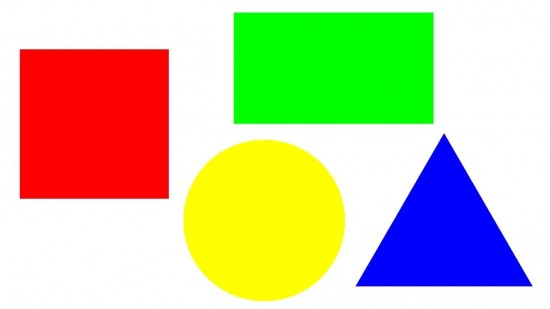
#> input picture Segmentacion de imagenes/02_Sorting_Contours/figuras.jpg, 550 x 309 px
$ jupyter execute Sorting_Contours.ipynb
#> lines starting #> are read from the running program, lines starting #| are printed output that depends on the picture; after the words box and inside, x2 and y2 are one past the last pixel; in counts of white or black regions, pixels touching at a corner belong together
<h1>Sorting Contours</h1>
Podemos ordenar los contornos de diferentes maneras.

[cell 1]
import cv2
import numpy as np
from matplotlib import pyplot as plt

[cell 2]
# Load our image
image = cv2.imread('figuras.jpg')
#> image is the input picture: shape (309, 550, 3); mean B, G, R 157, 200.8, 200.5
plt.imshow(cv2.cvtColor(image, cv2.COLOR_BGR2RGB))
plt.title('Original')

plt.show()

[cell 3]
row, col = 1, 3
fig, axs = plt.subplots(row, col, figsize=(15, 10))
fig.tight_layout()

axs[0].imshow(cv2.cvtColor(image, cv2.COLOR_BGR2RGB))
axs[0].set_title('0 - Original Image')
cv2.imwrite('original_rgb.jpg', image)


# Crear una imagen negra de las mismas dimensiones que la img que cargamos
blank_image = np.zeros((image.shape[0], image.shape[1], 3))
# Crear copia de la original
orginal_image = image
# A Rgb
rgb = cv2.cvtColor(image,cv2.COLOR_BGR2RGB)
# Canny edges(bordes)
edged = cv2.Canny(rgb, 50, 200)
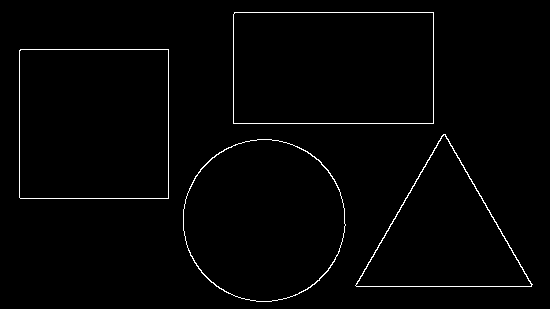
#> edged: shape (309, 550); 1.5% white in thin lines or dots, all inside (x1, y1, x2, y2) = (19, 12, 533, 302)
axs[1].imshow(cv2.cvtColor(edged, cv2.COLOR_BGR2RGB))
axs[1].set_title('1 - Canny Edges')
cv2.imwrite('original_rgb.jpg', edged)

# Encontrar contornos y hacer print de cuantos se encontraron.
contours, hierarchy = cv2.findContours(edged.copy(), cv2.RETR_EXTERNAL, cv2.CHAIN_APPROX_NONE)
#> contours = 4 contours; box (x1, y1, x2, y2) and area: (19, 49, 169, 199) 22200, (233, 12, 434, 124) 22198, (183, 139, 346, 302) 20586, (355, 134, 533, 287) 13686
print ("Número de contornos encontrados:  ", len(contours))
#| Número de contornos encontrados:   4

# Dibujar todos los contornos sobre una imagen blanca.
cv2.drawContours(image, contours, -1, (0,255,0), 3)
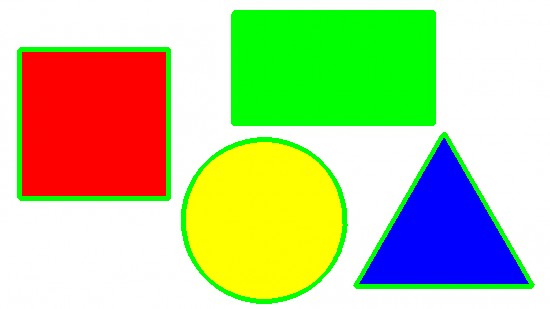
#> image: shape (309, 550, 3); 6.33% of pixels changed, all inside (x1, y1, x2, y2) = (17, 10, 535, 304)
axs[2].imshow(cv2.cvtColor(image, cv2.COLOR_BGR2RGB))
axs[2].set_title('3 - All Contours')
cv2.imwrite('original_rgb.jpg', image)

plt.show()
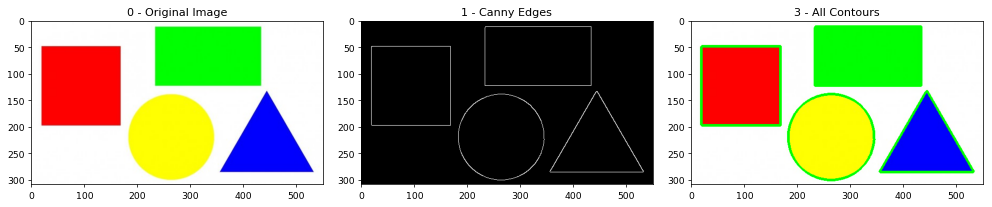
#> figure drawn by matplotlib, 3 panels

<h3>Ordenamos por area</h3>

[cell 4]
def get_contour_areas(contours):
    # Devuelve el area de todos los contornos como una lista
    all_areas = []
    for cnt in contours:
        area = cv2.contourArea(cnt)
        if area > 0.0:
            all_areas.append(area)
#> this loop made 4 passes
#> area on passes 1 to 4: 20586, 13685.5, 22200, 22198.5
#> after the loop, all_areas = [20586, 13685.5, 22200, 22198.5]
    return all_areas

[cell 5]
# Print de las areas
print ("Areas de contornos antes de ordenar")
print (get_contour_areas(contours))
#| [20586.0, 13685.5, 22200.0, 22198.5]

[cell 6]
# De grande a chico
sorted_contours = sorted(contours, key=cv2.contourArea, reverse=True)
#> sorted_contours has the same summary as contours
#sorted_contours = sorted(contours, key=cv2.contourArea, reverse=True)[:3]
print ("Areas de contornos despues de ordenar")
print (get_contour_areas(sorted_contours))
#> the loop in get_contour_areas (call 2), `for cnt in contours:` made 4 passes
#| [22200.0, 22198.5, 20586.0, 13685.5]

[cell 7]
for c in sorted_contours:
    plt.imshow(cv2.cvtColor(orginal_image, cv2.COLOR_BGR2RGB))
    plt.title('Contours by area'); plt.show()
    cv2.drawContours(orginal_image, [c], -1, (255,0,0), 3)
#> this loop made 4 passes
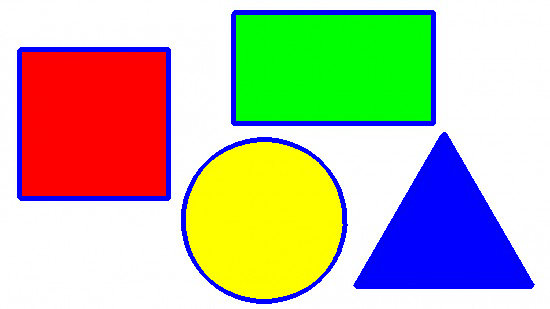
#> orginal_image: shape (309, 550, 3); 6.33% of pixels changed, all inside (x1, y1, x2, y2) = (17, 10, 535, 304)
plt.imshow(cv2.cvtColor(orginal_image, cv2.COLOR_BGR2RGB))
plt.title('Contours by area'); plt.show()

[cell 8]
orginal_image = image.copy()

[cell 9]
# Centro para cada contorno
def label_contour_center(image, c):
    # Dibuja un circulo en el centro de cada contorno(blanco)
    M = cv2.moments(c)
    cx = int(M['m10'] / M['m00'])
    cy = int(M['m01'] / M['m00'])
    # Draw the countour number on the image
    cv2.circle(image,(cx,cy), 4, (0,0,0), -1)

[cell 10]
# Computer Center of Mass or centroids and draw them on our image
for (i, c) in enumerate(contours):
    label_contour_center(image, c)
#> this loop made 4 passes
#> (cx in label_contour_center, cy in label_contour_center) on passes 1 to 4: (263, 219), (443, 234), (93, 123), (333, 67)
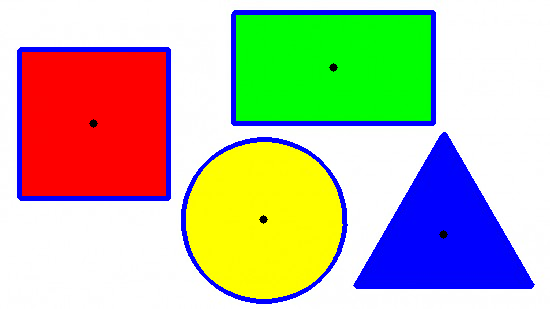
#> image: shape (309, 550, 3); 6.44% of pixels changed, all inside (x1, y1, x2, y2) = (17, 10, 535, 304)

plt.imshow(cv2.cvtColor(image, cv2.COLOR_BGR2RGB))
plt.title('4 - Contour Centers')

plt.show()

[cell 11]
def x_cord_contour(contours):
    #Devuelve la cordenada x del centroide del contorno
    if cv2.contourArea(contours) > 10:
        M = cv2.moments(contours)
#> M = moments, m00 20586, centre m10/m00, m01/m00 = (263.6, 220)
        return (int(M['m10']/M['m00']))
    else:
        pass

[cell 12]
def display_left_to_right_contour(i):
    plt.imshow(cv2.cvtColor(orginal_image, cv2.COLOR_BGR2RGB))
    plt.title('6 - Left to Right Contour'); plt.show()
    image_name = "output_shape_number_" + str(i) + ".jpg"
    print (image_name)
    return image_name

[cell 13]
# Ordenar de izquierda a derecha utilizando la funcion cordenada x del contorno
contours_left_to_right = sorted(contours, key = x_cord_contour, reverse = False)
#> contours_left_to_right has the same summary as contours

# Etiquetando de izq a der
for (i,c)  in enumerate(contours_left_to_right):
    if i == 0: display_left_to_right_contour(i)
    cv2.drawContours(orginal_image, [c], -1, (0,0,255), 3)
    M = cv2.moments(c)
    cx = int(M['m10'] / M['m00'])
    cy = int(M['m01'] / M['m00'])
    cv2.putText(orginal_image, str(i+1), (cx, cy), cv2.FONT_HERSHEY_SIMPLEX, 1, (0, 0, 0), 2)
    # Dibujar un rectangulo aproximado cerca de la imagen binaria
    (x, y, w, h) = cv2.boundingRect(c)

    cropped_contour = orginal_image[y:y + h, x:x + w]

    # Cortemos cada contorno y guardemos las imagenes
    cv2.imwrite(display_left_to_right_contour(i+1), cropped_contour)
#> this loop made 4 passes
#> (cx, cy, x, y, w, h) on passes 2 to 4: (263, 219, 183, 139, 163, 163), (333, 67, 233, 12, 201, 112), (443, 234, 355, 134, 178, 153)
#> (cx, cy, x, y, w, h) on pass 1: (93, 123, 19, 49, 150, 150)
#| output_shape_number_0.jpg
#| output_shape_number_1.jpg
#| output_shape_number_2.jpg
#| output_shape_number_3.jpg
#| output_shape_number_4.jpg
#> pass 1, `cropped_contour = orginal_image[y:y + h, x:x + w]`:
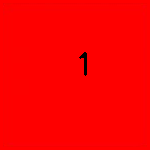
#> cropped_contour: shape (150, 150, 3); mean B, G, R 0.3, 0.2, 252.8
#> pass 1, in display_left_to_right_contour (call 2), `plt.title('6 - Left to Right Contour')`:
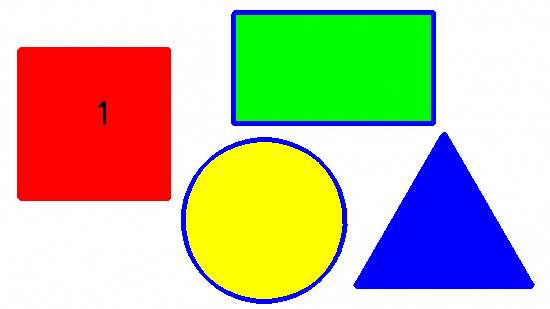
#> shown: shape (309, 550, 3); mean R, G, B 193, 188.8, 159.1
#> pass 3, `cropped_contour = orginal_image[y:y + h, x:x + w]`:
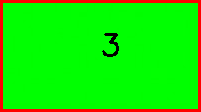
#> cropped_contour: shape (112, 201, 3); mean B, G, R 1, 232.2, 21
#> after the loop:
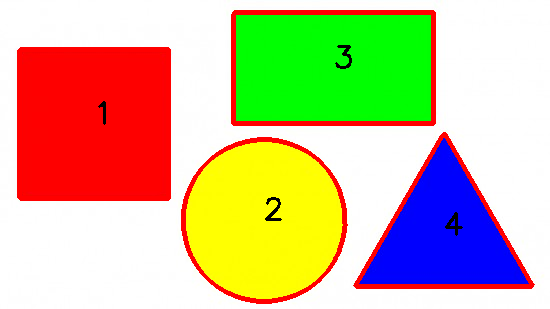
#> orginal_image: shape (309, 550, 3); 6.66% of pixels changed, all inside (x1, y1, x2, y2) = (17, 10, 535, 304)

cv2.imwrite('contours_left_to_right.jpg', orginal_image)
#> Out = True

[cell 14]
output_images = []
for x in range(i+1):
    output_images.append(cv2.imread('output_shape_number_' + str(x+1) + '.jpg'))

[cell 15]
row, col = 1, 4
#> row = 1; col = 4
fig, axs = plt.subplots(row, col, figsize=(15, 10))
fig.tight_layout()

axs[0].imshow(cv2.cvtColor(output_images[0], cv2.COLOR_BGR2RGB))
axs[0].set_title('Contour One')

axs[1].imshow(cv2.cvtColor(output_images[1], cv2.COLOR_BGR2RGB))
axs[1].set_title('Contour Two')

axs[2].imshow(cv2.cvtColor(output_images[2], cv2.COLOR_BGR2RGB))
axs[2].set_title('Contour Three')

axs[3].imshow(cv2.cvtColor(output_images[3], cv2.COLOR_BGR2RGB))
axs[3].set_title('Contour Four')
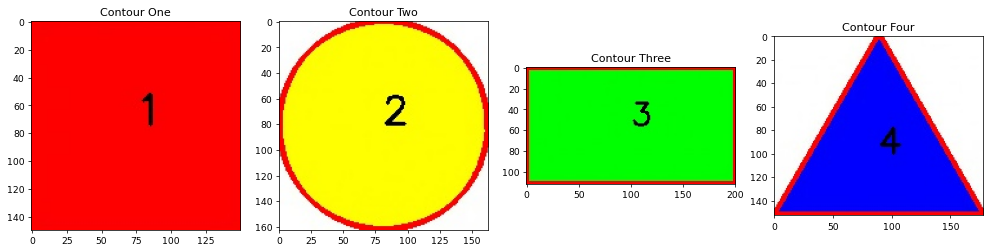
#> figure drawn by matplotlib, 4 panels
